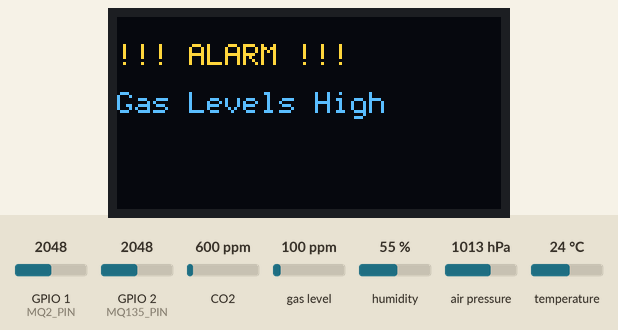
Bench run of a sketch on a simulated ESP32-S3. Shown: 128×64 one-colour display. Wiring (inferred from the names in the program): BME280 sensor at I2C address 0x76. The inputs (shaded band) are chosen by the test bench; at power-on: GPIO 1 (MQ2_PIN) = 2048, CO2 600 ppm, gas level 100 ppm, humidity 55 %, temperature 24 °C, GPIO 2 (MQ135_PIN) = 2048, air pressure 1013 hPa. The OLED is the two-colour kind (top 16 rows yellow); WiFi joins after 1.5 s; servers stay silent unless stated; storage starts empty; what the sketch prints to the serial monitor is not drawn.

Above: at 4.5 s.
4.6 s: GPIO 1 (MQ2_PIN) set to 330
6.1 s: GPIO 1 (MQ2_PIN) set to 275
At 7.7 s:
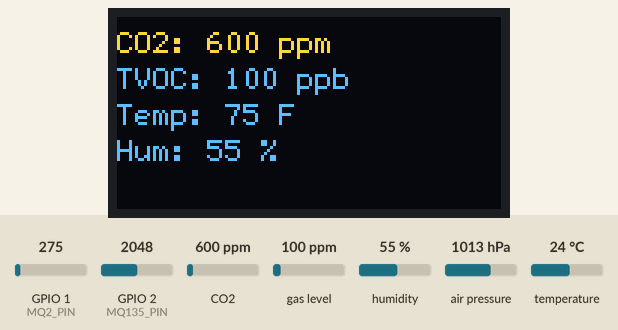
8.0 s: CO2 set to 452 ppm
At 8.7 s:
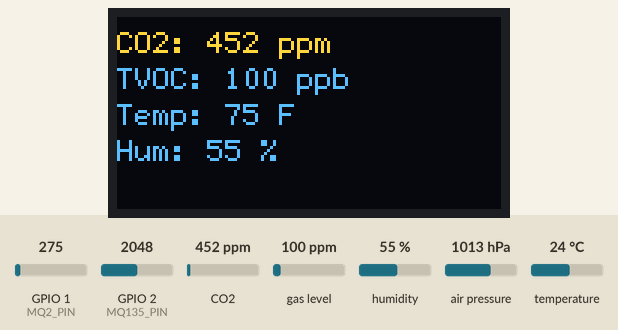
9.6 s: gas level set to 20 ppm
At 10.9 s:
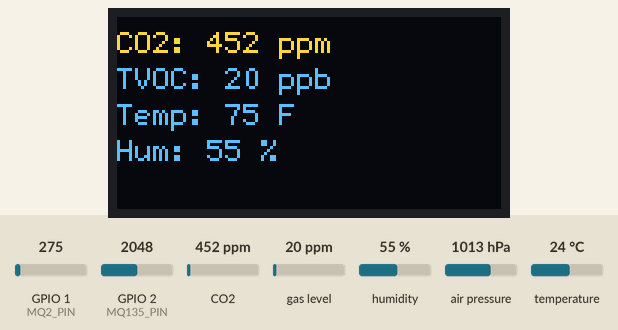
11.2 s: humidity set to 22 %
At 12.0 s:
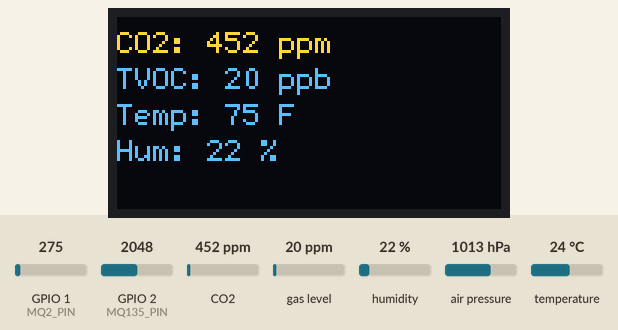
12.8 s: temperature set to 12 °C
At 14.2 s:
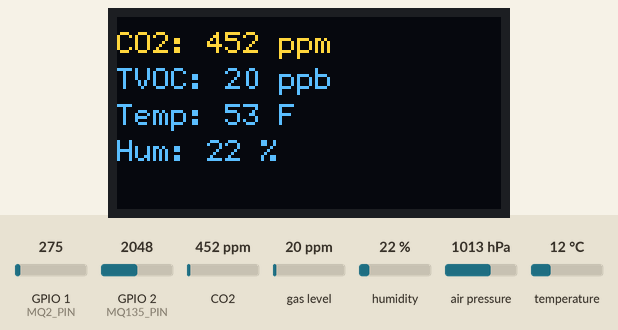
Timing chart, 0 to 15.4 s (numbered marks = the images above; inputs shaded):
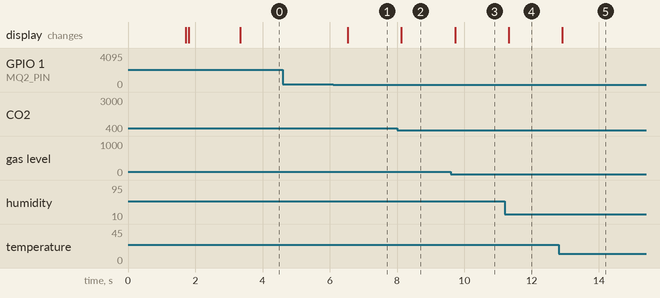

The sketch:

sketch_jan17a_GasSafetyMonitor_copy.ino
```cpp
#include <Arduino.h>
#include <WiFi.h>
#include <WebServer.h>
#include <SPIFFS.h>
#include <Wire.h>

#include "I2CDriver.h"
#include "mq2_sensor.h"
#include "mq135_sensor.h"
#include "sgp30_sensor.h"
#include "bme280_sensor.h"
#include "ring_buffer.h"
#include "alarm_logic.h"

#include "DisplayModule.h"
#include "UI.h"

// WiFi credentials
const char* ssid = "your_ssid";
const char* password = "your_password";

WebServer server(80);

void setup() {
  Serial.begin(115200);
  delay(200);

  // Initialize I2C ONCE, globally
  //Wire.begin(8, 9); old way
  Bus::init();

  // SPIFFS
  if (!SPIFFS.begin(true)) {
    Serial.println("SPIFFS mount failed");
  }

  // WiFi
  WiFi.begin(ssid, password);
  Serial.print("Connecting to WiFi");
  while (WiFi.status() != WL_CONNECTED) {
    delay(500);
    Serial.print(".");
  }
  Serial.println("\nWiFi connected");
  Serial.println(WiFi.localIP());

  // Display
  if (!displayInit()) {
    Serial.println("Display init failed");
    while (true) delay(100);
  }
  uiShowBoot();
  delay(1500);

  // Alarm logic
  alarmLogicSetup();

  // Sensors
  mq2SensorSetup();
  mq135SensorSetup();
  sgp30SensorSetup();
  bme280SensorSetup();

  // Web server
  server.on("/", []() {
    File file = SPIFFS.open("/dashboard.html", "r");
    if (!file) {
      server.send(404, "text/plain", "File not found");
      return;
    }
    server.streamFile(file, "text/html");
    file.close();
  });

  server.begin();
}

void loop() {
  server.handleClient();

  // Sensor updates
  mq2SensorLoop();
  mq135SensorLoop();
  sgp30SensorLoop();
  bme280SensorLoop();

  // Get sensor values
  int co2  = getCO2eq();   // correct SGP30 function
  int tvoc = getTVOC();    // this one was already correct
  float temp = getTemperatureF();
  float hum  = getHumidity();

  // Alarm logic
  checkAlarmConditions();

  // Display update
  if (isAlarmActive()) {
    uiShowAlarm("Gas Levels High");
  } else {
    uiShowSensorValues(co2, tvoc, (int)temp, (int)hum);
  }

  delay(500);
}
```

DisplayModule.cpp
```cpp
#include <Arduino.h>
#include <Wire.h>
#include <U8g2lib.h>
#include "DisplayModule.h"

// SH1106 128x64 I2C display instance using external Wire (no internal Wire.begin)
U8G2_SH1106_128X64_NONAME_F_HW_I2C u8g2(
    U8G2_R0,
    /* reset=*/ U8X8_PIN_NONE,
    /* clock=*/ 9,
    /* data=*/ 8
);

bool displayInit() {
    // IMPORTANT: Bus::init() must be called in main.ino BEFORE this
    u8g2.begin();
    u8g2.clearBuffer();
    u8g2.sendBuffer();
    return true;
}

void displayClear() {
    u8g2.clearBuffer();
}

void displaySend() {
    u8g2.sendBuffer();
}

void displaySetFontSmall() {
    u8g2.setFont(u8g2_font_6x12_tr);
}

void displaySetFontMedium() {
    u8g2.setFont(u8g2_font_ncenB08_tr);
}

void displayDrawText(int x, int y, const char* text) {
    u8g2.drawStr(x, y, text);
}

void displayDrawLine(int x1, int y1, int x2, int y2) {
    u8g2.drawLine(x1, y1, x2, y2);
}

void displayDrawRect(int x, int y, int w, int h) {
    u8g2.drawFrame(x, y, w, h);
}

void displayDrawGrid() {
    u8g2.clearBuffer();

    // Vertical lines every 8 pixels
    for (int x = 0; x < 128; x += 8) {
        u8g2.drawLine(x, 0, x, 63);
    }

    // Horizontal lines every 8 pixels
    for (int y = 0; y < 64; y += 8) {
        u8g2.drawLine(0, y, 127, y);
    }

    u8g2.sendBuffer();
}

float displayMeasureFPS() {
    unsigned long start = millis();

    for (int i = 0; i < 50; i++) {
        u8g2.clearBuffer();
        u8g2.setFont(u8g2_font_6x12_tr);
        u8g2.drawStr(0, 12, "FPS Test");

        char buf[20];
        snprintf(buf, sizeof(buf), "Frame: %d", i);
        u8g2.drawStr(0, 28, buf);

        u8g2.sendBuffer();
    }

    unsigned long elapsed = millis() - start;
    if (elapsed == 0) return 0.0;
    return 50.0 / (elapsed / 1000.0);
}
```

DisplayModule.h
```cpp
#pragma once
#include <Arduino.h>

// Initializes the display subsystem.
// IMPORTANT: Bus::init() must be called BEFORE this.
bool displayInit();

// Buffer control
void displayClear();
void displaySend();

// Font selection
void displaySetFontSmall();
void displaySetFontMedium();

// Drawing primitives
void displayDrawText(int x, int y, const char* text);
void displayDrawLine(int x1, int y1, int x2, int y2);
void displayDrawRect(int x, int y, int w, int h);

// Diagnostics
void displayDrawGrid();
float displayMeasureFPS();
```

I2CBusManager.cpp
```cpp
#include "I2CBusManager.h"

void I2CBus::begin(int sda, int scl) {
    // Your low-level I2C initialization code goes here
}
```

I2CBusManager.h
```cpp
#pragma once

class I2CBus {
public:
    void begin(int sda, int scl);
};
```

UI.cpp
```cpp
#include "UI.h"
#include "DisplayModule.h"

// Boot screen
void uiShowBoot() {
  displayClear();
  displaySetFontSmall();

  displayDrawText(0, 12, "MobileGas Monitor");
  displayDrawText(0, 26, "ESP32-S3 OK");
  displayDrawText(0, 40, "OLED SH1106 OK");
  displayDrawText(0, 54, "IP 192.168.1.62");

  displaySend();
}

// Grid overlay (layout helper)
void uiShowGrid() {
  displayDrawGrid();
}

// Sensor values screen
void uiShowSensorValues(int co2, int tvoc, int temp, int hum) {
  displayClear();
  displaySetFontSmall();

  char buf[24];

  snprintf(buf, sizeof(buf), "CO2: %d ppm", co2);
  displayDrawText(0, 12, buf);

  snprintf(buf, sizeof(buf), "TVOC: %d ppb", tvoc);
  displayDrawText(0, 24, buf);

  snprintf(buf, sizeof(buf), "Temp: %d F", temp);
  displayDrawText(0, 36, buf);

  snprintf(buf, sizeof(buf), "Hum: %d %%", hum);
  displayDrawText(0, 48, buf);

  displaySend();
}

// Alarm screen
void uiShowAlarm(const char* msg) {
  displayClear();
  displaySetFontSmall();

  displayDrawText(0, 16, "!!! ALARM !!!");
  displayDrawText(0, 32, msg);

  displaySend();
}

// Normal status screen
void uiShowNormal() {
  displayClear();
  displaySetFontSmall();
  displayDrawText(0, 24, "System Normal");
  displaySend();
}
```

UI.h
```cpp
#pragma once

#include <Arduino.h>

// High-level UI screens

void uiShowBoot();
void uiShowGrid();
void uiShowSensorValues(int co2, int tvoc, int temp, int hum);
void uiShowAlarm(const char* msg);
void uiShowNormal();
```

alarm_logic.cpp
```cpp
#include "alarm_logic.h"

// Example alarm threshold
const int ALARM_THRESHOLD = 300;

static bool alarmActive = false;

void alarmLogicSetup() {
  // Initialize alarm hardware or variables here
  alarmActive = false;
}

void checkAlarmConditions() {
  // Placeholder for sensor reading, replace with actual sensor data
  int sensorValue = analogRead(A0);

  if (sensorValue > ALARM_THRESHOLD) {
    alarmActive = true;
    // Add code to trigger alarm output (e.g., buzzer, LED)
  } else {
    alarmActive = false;
    // Add code to reset alarm output
  }
}

bool isAlarmActive() {
  return alarmActive;
}
```

alarm_logic.h
```cpp
#ifndef ALARM_LOGIC_H
#define ALARM_LOGIC_H

#include <Arduino.h>

void alarmLogicSetup();
void checkAlarmConditions();
bool isAlarmActive();

#endif // ALARM_LOGIC_H
```

bme280_sensor.cpp
```cpp
// bme280_sensor.cpp
#include "bme280_sensor.h"
#include <Wire.h>
#include <Adafruit_Sensor.h>
#include <Adafruit_BME280.h>

#define BME280_CHIP_ID 0x60
#define BMP280_CHIP_ID 0x58

static Adafruit_BME280 bme;
static uint8_t bmeAddress = 0;

static float temperatureC = 0.0;   // internal storage
static float humidity    = 0.0;
static float pressure    = 0.0;    // hPa

uint8_t readChipID(uint8_t addr) {
    Wire.beginTransmission(addr);
    Wire.write(0xD0);  // chip ID register
    if (Wire.endTransmission() != 0) return 0;

    Wire.requestFrom(addr, (uint8_t)1);
    if (Wire.available()) return Wire.read();
    return 0;
}

bool bme280SensorSetup() {
    // Try 0x76
    uint8_t id76 = readChipID(0x76);
    if (id76 == BME280_CHIP_ID || id76 == BMP280_CHIP_ID) {
        bmeAddress = 0x76;
    }

    // Try 0x77 if needed
    if (bmeAddress == 0) {
        uint8_t id77 = readChipID(0x77);
        if (id77 == BME280_CHIP_ID || id77 == BMP280_CHIP_ID) {
            bmeAddress = 0x77;
        }
    }

    if (bmeAddress == 0) {
        Serial.println("BME/BMP280 not detected at 0x76 or 0x77");
        return false;
    }

    if (!bme.begin(bmeAddress, &Wire)) {
        Serial.println("BME/BMP280 init failed after detection");
        return false;
    }

    Serial.print("BME/BMP280 detected at 0x");
    Serial.println(bmeAddress, HEX);
    Serial.println("BME280 setup running...");

    return true;
}

void bme280SensorLoop() {
    temperatureC = bme.readTemperature();          // store internally as °C
    humidity     = bme.readHumidity();             // %
    pressure     = bme.readPressure() / 100.0F;    // hPa

    // Fahrenheit‑only serial output
    Serial.print("Temp: ");
    Serial.print(getTemperatureF());
    Serial.print(" °F  ");

    Serial.print("Hum: ");
    Serial.print(humidity);
    Serial.print(" %  ");

    Serial.print("Pres: ");
    Serial.print(pressure);
    Serial.println(" hPa");
}

float getTemperatureF() {
    return (temperatureC * 1.8f) + 32.0f;
}

float getHumidity() {
    return humidity;
}

float getPressure() {
    return pressure;
}
```

bme280_sensor.h
```cpp
#pragma once
#include <Arduino.h>

bool bme280SensorSetup();
void bme280SensorLoop();

float getTemperatureF();    // Fahrenheit only
float getHumidity();
float getPressure();        // hPa
```

mq135_sensor.cpp
```cpp
#include "mq135_sensor.h"

const int MQ135_PIN = A1;  // Analog input pin for MQ135 sensor

static float mq135GasLevel = 0.0;

void mq135SensorSetup() {
  pinMode(MQ135_PIN, INPUT);
  // Add any sensor warm-up or calibration here if needed
}

void mq135SensorLoop() {
  int rawValue = analogRead(MQ135_PIN);
  // Convert raw analog value to gas concentration (example conversion)
  mq135GasLevel = (float)rawValue;  // Replace with actual conversion formula if available

  Serial.print("MQ135 Gas Level: ");
  Serial.println(mq135GasLevel);
}

float getMQ135GasLevel() {
  return mq135GasLevel;
}
```

mq135_sensor.h
```cpp
#ifndef MQ135_SENSOR_H
#define MQ135_SENSOR_H

#include <Arduino.h>

void mq135SensorSetup();
void mq135SensorLoop();
float getMQ135GasLevel();

#endif // MQ135_SENSOR_H
```

mq2_sensor.cpp
```cpp
#include "mq2_sensor.h"

const int MQ2_PIN = A0;  // Analog input pin for MQ2 sensor

static float mq2GasLevel = 0.0;

void mq2SensorSetup() {
  pinMode(MQ2_PIN, INPUT);
  // Add any sensor warm-up or calibration here if needed
}

void mq2SensorLoop() {
  int rawValue = analogRead(MQ2_PIN);
  // Convert raw analog value to gas concentration (example conversion)
  mq2GasLevel = (float)rawValue;  // Replace with actual conversion formula if available

  Serial.print("MQ2 Gas Level: ");
  Serial.println(mq2GasLevel);
}

float getMQ2GasLevel() {
  return mq2GasLevel;
}
```

mq2_sensor.h
```cpp
#ifndef MQ2_SENSOR_H
#define MQ2_SENSOR_H

#include <Arduino.h>

void mq2SensorSetup();
void mq2SensorLoop();
float getMQ2GasLevel();

#endif // MQ2_SENSOR_H
```

ring_buffer.h
```cpp
#ifndef RING_BUFFER_H
#define RING_BUFFER_H

#include <Arduino.h>

// Define SensorData struct once here
struct SensorData {
  int mq2;
  int mq135;
  unsigned long timestamp;
};

// Template ring buffer class
template <typename T, size_t Size>
class RingBuffer {
public:
  RingBuffer() : head(0), tail(0), count(0) {}

  void push(const T& item) {
    buffer[head] = item;
    head = (head + 1) % Size;
    if (count < Size) {
      ++count;
    } else {
      tail = (tail + 1) % Size; // Overwrite oldest
    }
  }

  bool isEmpty() const {
    return count == 0;
  }

  T getLatest() const {
    if (isEmpty()) {
      return T(); // Return default if empty
    }
    size_t latestIndex = (head == 0) ? Size - 1 : head - 1;
    return buffer[latestIndex];
  }

private:
  T buffer[Size];
  size_t head;
  size_t tail;
  size_t count;
};

#endif // RING_BUFFER_H
```

sgp30_sensor.cpp
```cpp
#include "sgp30_sensor.h"
#include <Wire.h>
#include "Adafruit_SGP30.h"

Adafruit_SGP30 sgp;

static uint16_t co2eq = 0;
static uint16_t tvoc = 0;

void sgp30SensorSetup() {
  if (!sgp.begin()) {
    Serial.println("SGP30 sensor not found :(");
    while (1) { delay(10); }
  }
  Serial.println("SGP30 sensor initialized");
  sgp.IAQinit();
  sgp.setIAQBaseline(0x8973, 0x8AAE); // Optional: set baseline values
}

void sgp30SensorLoop() {
  if (sgp.IAQmeasure()) {
    co2eq = sgp.eCO2;  // Corrected member name
    tvoc = sgp.TVOC;
    Serial.print("CO2eq: "); Serial.print(co2eq);
    Serial.print(" ppm, TVOC: "); Serial.print(tvoc);
    Serial.println(" ppb");
  } else {
    Serial.println("SGP30 measurement failed");
  }
}

uint16_t getCO2eq() {
  return co2eq;
}

uint16_t getTVOC() {
  return tvoc;
}
```

sgp30_sensor.h
```cpp
#ifndef SGP30_SENSOR_H
#define SGP30_SENSOR_H

#include <Arduino.h>

void sgp30SensorSetup();
void sgp30SensorLoop();
uint16_t getCO2eq();
uint16_t getTVOC();

#endif // SGP30_SENSOR_H
```

I2CDriver.cpp
```cpp
#include "I2CDriver.h"

static bool initialized = false;

I2CBus Bus::bus;

void Bus::init() {
    if (!initialized) {
        Bus::bus.begin(8, 9);
        initialized = true;
    }
}

bool Bus::isInitialized() {
    return initialized;
}
```

I2CDriver.h
```cpp
#pragma once
#include "I2CBusManager.h"   // include the real bus class

class Bus {
public:
    static void init();
    static bool isInitialized();
    static I2CBus bus;
};
```

Measured:
- the behaviour switches between 301 and 300 on GPIO 1 (MQ2_PIN) (found by bisection; images 0 and 1)
- after the input at 4.6 s, every drawn part: stays the same
- after the input at 6.1 s, the display: changes after 0.43 s (image 1)
- after the input at 8.0 s, the display: changes after 0.13 s (image 2)
- after the input at 9.6 s, the display: changes after 0.12 s (image 3)
- after the input at 11.2 s, the display: changes after 0.12 s (image 4)
- after the input at 12.8 s, the display: changes after 0.11 s (image 5)
